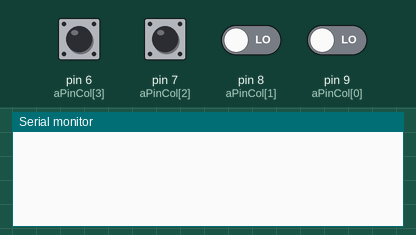
Bench run of a sketch on a simulated Arduino Uno, built with avr-gcc and run on an emulated ATmega328P. Parts: the last lines printed to the serial monitor. Inputs (shaded band) come from the test bench; at power-on: pin 6 (aPinCol[3]), pin 7 (aPinCol[2]), pin 8 (aPinCol[1]), pin 9 (aPinCol[0]) LOW.

Above: at 1.2 s.
1.3 s: pin 6 (aPinCol[3]) driven HIGH
At 2.5 s:
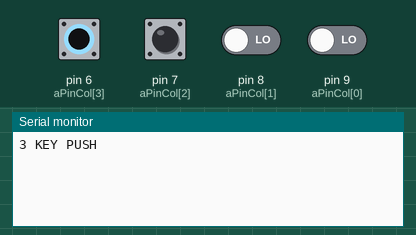
2.8 s: pin 7 (aPinCol[2]) driven HIGH
At 3.8 s:
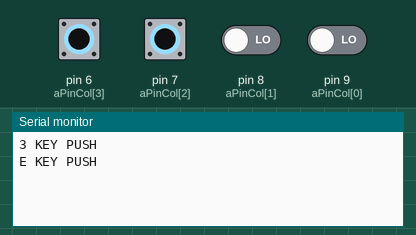
4.3 s: pin 8 (aPinCol[1]) driven HIGH
At 4.9 s:
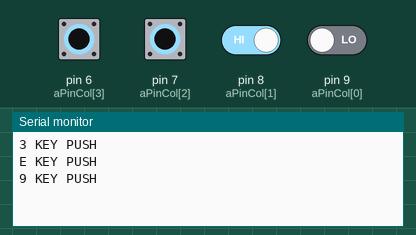
5.8 s: pin 9 (aPinCol[0]) driven HIGH
At 7.0 s:
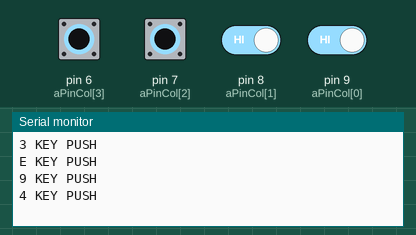
7.3 s: pin 6 (aPinCol[3]) pulsed LOW 2 times (0.12 s each, 0.3 s apart)
At 7.63 s:
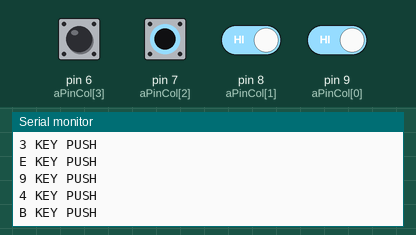
9.4 s: pin 7 (aPinCol[2]) pulsed LOW 2 times (0.12 s each, 0.3 s apart)
At 11.1 s:
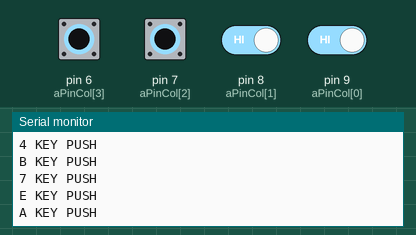
Timing chart, 0 to 12.5 s (numbered marks = the images above; inputs shaded):
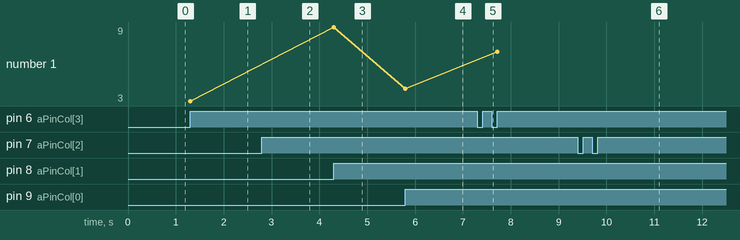

The sketch:

20_Keypad_interrupt.ino
```cpp
#include "PinChangeInterrupt.h"

const uint8_t aPinRow[4] = {13,12,11,10};
const uint8_t aPinCol[4] = { 9, 8, 7, 6};
int row_val = 0;

void setup(){
    Serial.begin(115200);

    for(int i=0; i<4; i++){
        pinMode(aPinRow[i], OUTPUT);
        digitalWrite(aPinRow[i], LOW);
        pinMode(aPinCol[i], INPUT);
    }

    // 인터럽트 설정
    attachPCINT(digitalPinToPCINT(aPinCol[0]), col0_Pressed, RISING);
    attachPCINT(digitalPinToPCINT(aPinCol[1]), col1_Pressed, RISING);
    attachPCINT(digitalPinToPCINT(aPinCol[2]), col2_Pressed, RISING);
    attachPCINT(digitalPinToPCINT(aPinCol[3]), col3_Pressed, RISING);
}

void loop(){
    for(row_val=0; row_val<4; row_val++){
        digitalWrite(aPinRow[row_val], HIGH);
        delay(50);
        digitalWrite(aPinRow[row_val], LOW);
        delay(50);
    }
}

// 사용자 함수
// ISR(Interrupt Service Routine), IRQHandler
void col0_Pressed(){
    // col값 순서대로 읽기
    Serial.print((row_val*4) + 0, HEX);
    Serial.println(" KEY PUSH");
}
void col1_Pressed(){
    // col값 순서대로 읽기
    Serial.print((row_val*4) + 1, HEX);
    Serial.println(" KEY PUSH");
}
void col2_Pressed(){
    // col값 순서대로 읽기
    Serial.print((row_val*4) + 2, HEX);
    Serial.println(" KEY PUSH");
}
void col3_Pressed(){
    // col값 순서대로 읽기
    Serial.print((row_val*4) + 3, HEX);
    Serial.println(" KEY PUSH");
}
```

Measured:
- after the input at 1.3 s, the serial monitor: prints a new line at once (image 1)
- after the input at 2.8 s, the serial monitor: prints a new line at once (image 2)
- after the input at 4.3 s, the serial monitor: prints a new line at once (image 3)
- after the input at 5.8 s, the serial monitor: prints a new line at once (image 4)
- after the input at 7.3 s, the serial monitor: prints a new line after 0.12 s (image 5)
- after the input at 9.4 s, the serial monitor: prints a new line after 0.12 s (image 6)
- plotted number 1: 3 → 9 after the input at 4.3 s, 9 → 4 after the input at 5.8 s, 4 → 7 after the input at 7.3 s
